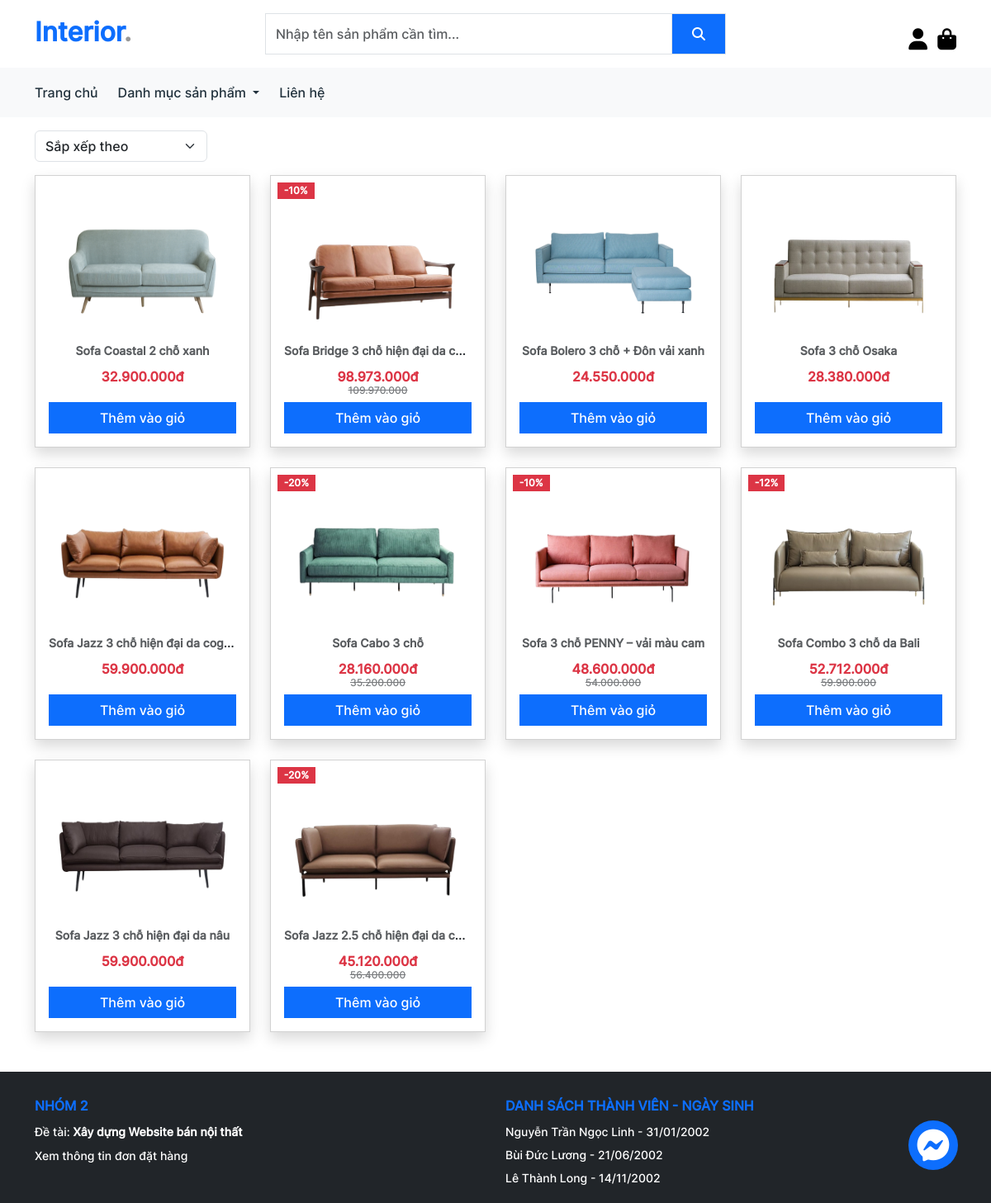
The page /category.php?id=1 on the database as committed earlier.
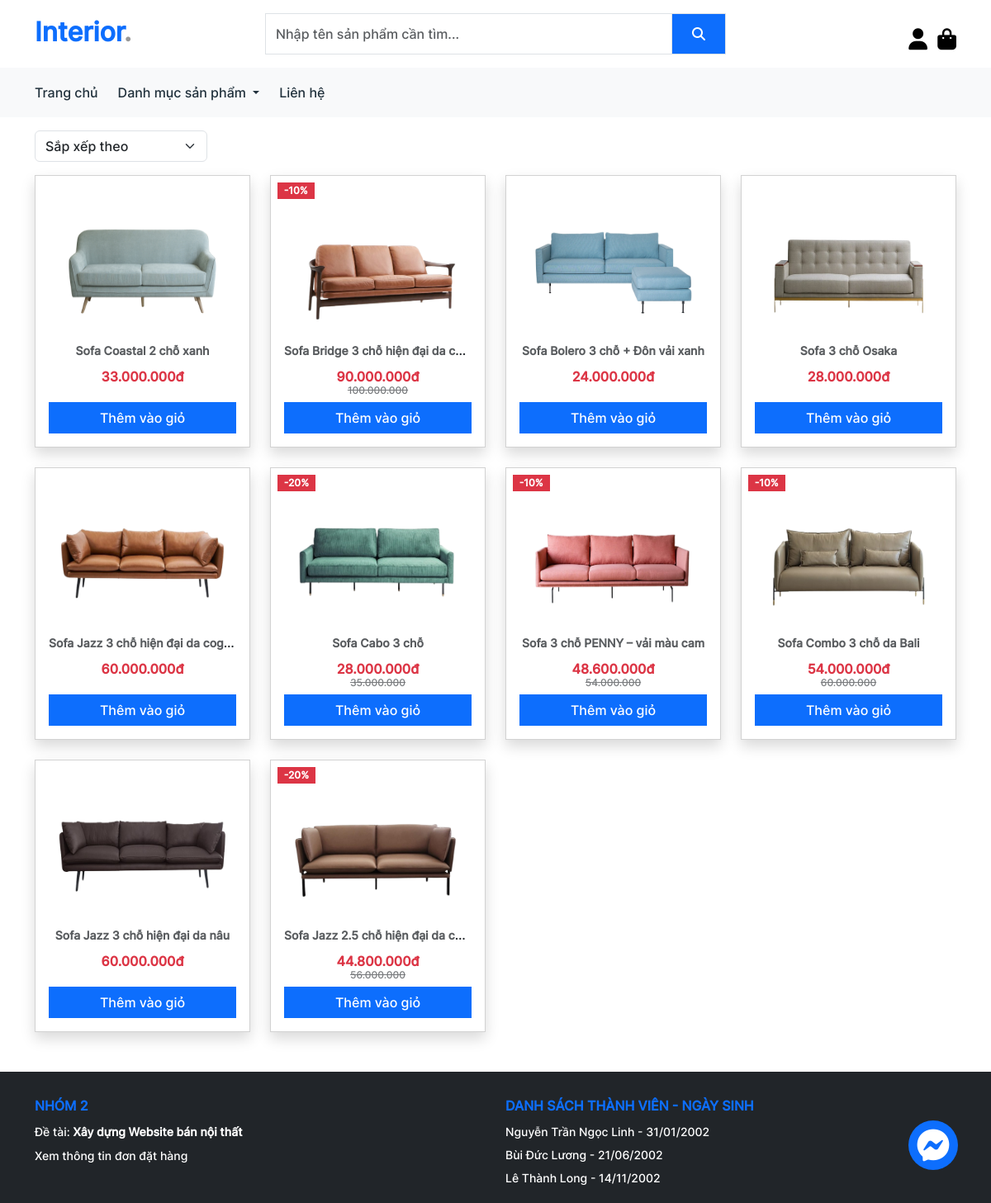
The same page on the database as committed later.
### tables this page shows
CREATE TABLE `products` (
  `id` int(11) NOT NULL,
  `name` varchar(100) NOT NULL,
  `price` int(11) NOT NULL,
  `discount` int(11) NOT NULL,
  `image` text NOT NULL,
  `category_id` int(11) NOT NULL,
  `description` text NOT NULL
);

### classes/database.php (called while the page is built, shortened)
<?php
class Database
{
  private $conn = null;
  public function __construct()
  {
    $this->conn = new mysqli(DB_HOST, DB_USER, DB_PASS, DB_NAME);
  }
  public function getAllProducts($id)
  {
    $data = array();
    $sql = "SELECT * FROM products";
    if (!empty($id)) {
      $sql .= " WHERE category_id = ?";
    }
    $stmt = $this->conn->prepare($sql);
    if (!empty($id)) {
      $stmt->bind_param("i", $id);
    }
    $stmt->execute();
    $result = $stmt->get_result();
    while ($row = $result->fetch_assoc()) {
      $data[] = $row;
    }
    return $data;
  }
}

### category.php (the view, shortened to what this page needs)
<!DOCTYPE html>
<html lang="en">
<head>
  <link rel="stylesheet" href="./assets/fonts/css/all.min.css" />
  <link rel="stylesheet" href="./lib/boostrap/css/bootstrap.min.css" />
  <link rel="stylesheet" href="./assets/css/app.css" />
</head>
<body>
  <div id="root">
    <?php
    include_once("./includes/header.php");
    include_once("./includes/messenger.php");
    require_once("./classes/database.php");
    $id = $_GET["id"];
    $db = new Database();
    ?>
    <section class="mb-5">
      <div class="container">
        <div class="row align-items-end mb-3">
          <div class="col-3">
            <form action="" method="get">
              <select name="filter" class="form-select shadow-none" style="width: max-content;" onchange="this.form.submit()">
                <option value="">Sắp xếp theo</option>
              </select>
            </form>
          </div>
        </div>
        <div class="row row-gap-4">
          <?php
          $products = isset($_GET["filter"]) ? $db->getProductsByCategoryAndFilter($id, $_GET["filter"]) : $db->getAllProducts($id);
          foreach ($products as $p) :
          ?>
            <div class="col-lg-3">
              <div class="card shadow overflow-hidden">
                <div class="card-body position-relative">
                  <div class="position-absolute top-0 start-0 <?= $p["discount"] == 0 ? 'd-none' : '' ?>">
                    <span class="badge rounded-0 bg-danger ms-2 mt-2">-<?= $p["discount"] ?>%</span>
                  </div>
                  <img src="./assets/images/<?= $p["image"] ?>" class="card-img-top" height="181" loading="lazy" alt="..." />
                  <p class="card-title">
                    <a href="product_detail.php?id=<?= $p["id"] ?>" class="fw-bold text-decoration-none text-muted">
                      <div class="line__clamp text-center">
                        <small><?= $p["name"] ?></small>
                      </div>
                    </a>
                  </p>
                  <div class="text-center pt-2">
                    <h6 style="height: 40px;">
                      <span class="text-danger"><?= number_format($p["price"] - ($p["price"] * $p["discount"] / 100), 0, '', '.') ?>đ</span>
                      <p class="fw-light text-decoration-line-through <?= $p["discount"] == 0 ? 'd-none' : '' ?>" style="font-size: 12px;opacity: 0.6">
                        <?= number_format($p["price"], 0, '', '.') ?>
                      </p>
                    </h6>
                  </div>
                  <div class="d-grid">
                    <button class="add-to-cart btn btn-primary" data-id="<?= $p["id"] ?>" title="Thêm vào giỏ hàng">
                      Thêm vào giỏ
                    </button>
                  </div>
                </div>
              </div>
            </div>
          <?php endforeach; ?>
        </div>
      </div>
    </section>
    <?php
    include_once("./includes/footer.php");
    ?>
  </div>
</body>
</html>

### includes/header.php (shortened to what this page needs)
<header class="py-3">
  <div class="container pb-3">
    <div class="row w-100 align-items-center gx-0">
      <div class="col-lg-3">
        <a href="index.php" class="navbar-brand fw-bold text-primary">Interior<span class="text-black">.</span></a>
      </div>
      <div class="col-lg-6 d-none d-lg-block">
        <form action="search.php" method="get">
          <div class="input-group">
            <input type="search" class="form-control" name="search" placeholder="Nhập tên sản phẩm cần tìm..." autocomplete="off" />
            <div class="input-group-text bg-primary rounded-0">
              <button type="submit" class="btn btn-primary bg-primary border-0">
                <i class="fa-solid fa-magnifying-glass"></i>
              </button>
            </div>
          </div>
        </form>
      </div>
      <div class="col-lg-3 text-end d-none d-lg-block">
        <div class="list-inline mt-3">
          <?php
          if (isset($_SESSION["user"])) {
          ?>
            <a href="./php/handle_logout.php" class="list-inline-item fs-6 text-decoration-none" title="Đăng xuất">
              <?= $_SESSION["user"]["full_name"] ?>
              <i class="fa-solid fa-right-from-bracket ps-1"></i>
            </a>
          <?php } else { ?>
            <a href="#" class="list-inline-item" data-bs-toggle="modal" data-bs-target="#userModal">
              <i class="fa-solid fa-user"></i>
            </a>
          <?php } ?>
          <a href="view_cart.php" class="list-inline-item position-relative">
            <i class="fa-solid fa-bag-shopping"></i>
          </a>
        </div>
      </div>
    </div>
  </div>
  <div class="bg-light">
    <nav class="navbar navbar-expand-lg bg-body-tertiary">
      <div class="container">
        <ul class="navbar-nav me-auto mb-2 mb-lg-0">
          <li class="nav-item me-4">
            <a class="nav-link px-0" href="index.php">Trang chủ</a>
          </li>
          <li class="nav-item me-4 dropdown">
            <a class="nav-link px-0 dropdown-toggle" href="#" aria-expanded="false">
              Danh mục sản phẩm
            </a>
              <?php
              require_once("./classes/database.php");
              ?>
          </li>
          <li class="nav-item me-4">
            <a class="nav-link px-0" href="contact.php">Liên hệ</a>
          </li>
        </ul>
      </div>
    </nav>
  </div>
</header>

### includes/messenger.php
<div class="position-fixed messenger__icon bg-primary">
  <a href="https://www.facebook.com/trlinh31.01.02/">
    <i class="fa-brands fa-facebook-messenger"></i>
  </a>
</div>

### includes/footer.php
<footer class="text-center bg-dark text-lg-start text-muted mt-5 py-3">
  <div class="container text-center text-white text-md-start">
    <div class="row mt-3">
      <div class="col-6">
        <h6 class="text-primary text-uppercase fw-bold mb-2">Nhóm 2</h6>
        <p style="font-size: 14px;">Đề tài: <strong>Xây dựng Website bán nội thất</strong></p>
        <a href="./view_order.php" class="text-white text-decoration-none" style="font-size: 14px;">Xem thông tin đơn đặt hàng</a>
      </div>
      <div class="col-6">
        <h6 class="text-primary text-uppercase fw-bold mb-2">Danh sách thành viên - Ngày sinh</h6>
        <p style="font-size: 14px;">Nguyễn Trần Ngọc Linh - 31/01/2002</p>
        <p style="font-size: 14px;">Bùi Đức Lương - 21/06/2002</p>
        <p style="font-size: 14px;">Lê Thành Long - 14/11/2002</p>
      </div>
    </div>
  </div>
</footer>

### assets/css/app.css (style rules this page uses)
:root { --bg-color: #eff2f1; --white-color: #fff; --black-color: #000; --text-color: #21313c; }
body { font-family: 'Inter', sans-serif; font-weight: 400; line-height: 28px; scroll-behavior: smooth; }
input, textarea { box-shadow: none !important; border-radius: 0px !important; }
button, input, textarea { font-family: 'Inter', sans-serif; border-radius: 0px !important; }
h1, h2, h3, h4, h5, h6 { font-weight: 700; margin: 0; }
p { margin: 0 !important; }
li { list-style: none; }
.card { border-radius: 0px !important; }
.navbar-brand { color: var(--black-color); font-size: 32px; font-weight: 600; }
.navbar-brand span { opacity: 0.4; }
.list-inline-item { color: var(--black-color); font-size: 26px; }
.nav-link { color: var(--text-color); font-weight: 500; }
.messenger__icon { padding: 10px; font-size: 40px; border-radius: 50%; bottom: 40px; right: 40px; z-index: 1000; }
.messenger__icon a { color: var(--white-color); }
.line__clamp { white-space: nowrap; overflow: hidden; text-overflow: ellipsis; }

Rows that differ between the two databases and show on the page:
changed products "Sofa Coastal 2 chỗ xanh": $p["price"] - ($p["price"] * $p["discount"] / 100) "32.900.000" → "33.000.000"
changed products "Sofa Bridge 3 chỗ hiện đại da c…": $p["price"] - ($p["price"] * $p["discount"] / 100) "98.973.000" → "90.000.000"; price "109.970.000" → "100.000.000"
changed products "Sofa Bolero 3 chỗ + Đôn vải xanh": $p["price"] - ($p["price"] * $p["discount"] / 100) "24.550.000" → "24.000.000"
changed products "Sofa 3 chỗ Osaka": $p["price"] - ($p["price"] * $p["discount"] / 100) "28.380.000" → "28.000.000"
changed products "Sofa Jazz 3 chỗ hiện đại da cog…": $p["price"] - ($p["price"] * $p["discount"] / 100) "59.900.000" → "60.000.000"
changed products "Sofa Cabo 3 chỗ": $p["price"] - ($p["price"] * $p["discount"] / 100) "28.160.000" → "28.000.000"; price "35.200.000" → "35.000.000"
changed products "Sofa Combo 3 chỗ da Bali": discount "12" → "10"; $p["price"] - ($p["price"] * $p["discount"] / 100) "52.712.000" → "54.000.000"; price "59.900.000" → "60.000.000"
changed products "Sofa Jazz 3 chỗ hiện đại da nâu": $p["price"] - ($p["price"] * $p["discount"] / 100) "59.900.000" → "60.000.000"
changed products "Sofa Jazz 2.5 chỗ hiện đại da c…": $p["price"] - ($p["price"] * $p["discount"] / 100) "45.120.000" → "44.800.000"; price "56.400.000" → "56.000.000"
